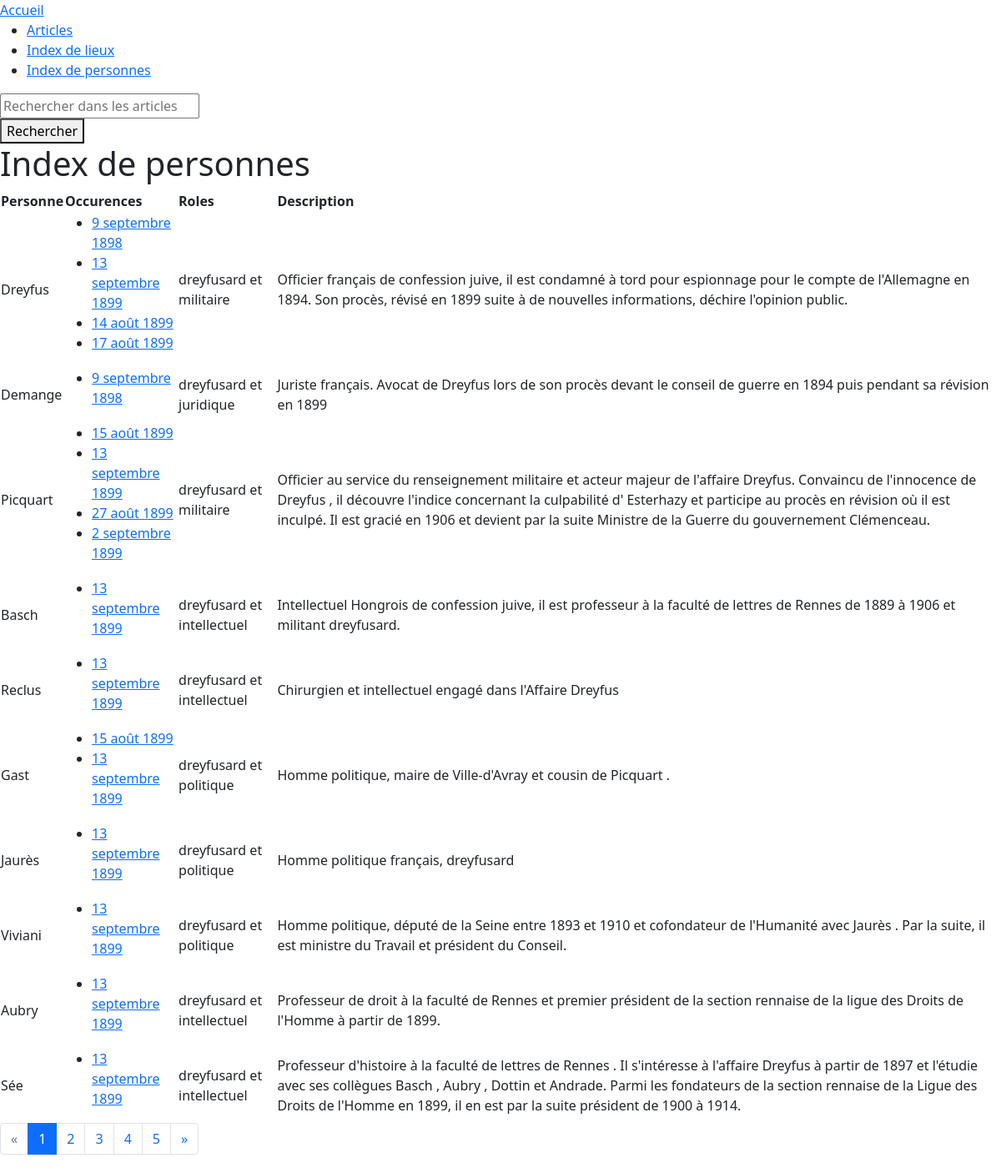
/personnes, run on the app's committed database.
### app/modeles/donnees.py (models this page shows)
class Personne(db.Model):
    __tablename__="personne"
    __table_args__ = {'extend_existing': True}
    personne_id = db.Column(db.Integer, unique=True, nullable=False, primary_key=True, autoincrement=True)
    personne_nom = db.Column(db.String(45), nullable=False)
    personne_prenom = db.Column(db.String(45), nullable=False)
    personne_dreyf = db.Column(db.String(45))
    personne_role = db.Column(db.String(45))
    personne_notes = db.Column(db.Text)

class Article(db.Model):
    __tablename__ = "article"
    __table_args__ = {'extend_existing': True}
    article_id = db.Column(db.Integer, unique=True, nullable=False, primary_key=True, autoincrement=True)
    article_titre = db.Column(db.String(45), nullable=False)
    article_date = db.Column(db.String(45), nullable=False)
    article_numJournal = db.Column(db.Integer, nullable=False)
    article_texte = db.Column(db.Text, nullable=False)
    personnes = db.relationship("Personne", secondary=articleHasPersonne)
    lieux = db.relationship("Lieu", secondary=articleHasLieu)

### app/routes.py (the view)
@app.route("/personnes")
def personnes():
    association_Article_Personne = db.session.query(articleHasPersonne, Article, Personne).join(Article).join(
        Personne).all()
    index_personne_article ={key: [v[2] for v in val] for key, val in
                              groupby(sorted(association_Article_Personne, key=lambda ele: ele[1]),
         key=lambda ele: ele[3])}
    index_personne_article = [{k: v} for (k, v) in index_personne_article.items()]
    page, per_page, offset = get_page_args(page_parameter='page',
                                           per_page_parameter='per_page')
    pagination_index= get_index(index_personne_article, offset=offset, per_page=per_page)
    pagination = Pagination(page=page, per_page=per_page, total=len(index_personne_article))
    return render_template("pages/index_pers.html", list=pagination_index, page=page, per_page=per_page,
                           pagination=pagination)

### app/extraction.py (called while the page is built)
def get_index(index, offset=0, per_page=10):
    return index[offset: offset + per_page]

### app/templates/pages/index_pers.html
{% extends "conteneur.html" %}
{% block corps %}
<div>
   	<div>
		<h1>Index de personnes</h1>
	</div>
	<div>
                <table>
                <thead>
                    <tr>
                        <th>Personne</th>
                        <th>Occurences</th>
                        <th>Roles</th>
						<th>Description</th>
                    </tr>
                </thead>
                    {% for dict in list %}
                        <tbody>
							{% for key, value in dict.items() %}
                            <tr>
                                <td>{{key.personne_nom}}</td>
                                <td><ul>{%for el in value %}<li><a href="{{url_for('note', article_id=el.article_id)}}">{{el.article_date}}</a></li>{% endfor %}</ul></td>
                                <td>{{key.personne_dreyf}} et {{key.personne_role}}</td>
								<td>{{key.personne_notes}}</td>
                            </tr>
							{% endfor %}
                        </tbody>
                    {% endfor %}
                </table>
		{{ pagination.links }}
	</div>
{% endblock %}

### data on the page
Personne: personne_nom "Dreyfus", personne_dreyf "dreyfusard", personne_role "militaire", personne_notes "Officier français de confession juive, il est condamné à tord pour espionnage pour le compte de l'Allemagne en 1894. Son procès, révisé en 1899 suite à de nouvelles informations, déchire l'opinion public."
Article: article_date "9 septembre 1898"
Article: article_date "13 septembre 1899"
Article: article_date "14 août 1899"
Article: article_date "17 août 1899"
Personne: personne_nom "Demange", personne_dreyf "dreyfusard", personne_role "juridique", personne_notes "Juriste français. Avocat de Dreyfus lors de son procès devant le conseil de guerre en 1894 puis pendant sa révision en 1899"
Personne: personne_nom "Picquart", personne_dreyf "dreyfusard", personne_role "militaire", personne_notes "Officier au service du renseignement militaire et acteur majeur de l'affaire Dreyfus. Convaincu de l'innocence de Dreyfus , il découvre l'indice concernant la culpabilité d' Esterhazy et participe au procès en révision où il est inculpé. Il est gracié en 1906 et devient par la suite Ministre de la Guerre du gouvernement Clémenceau."
Article: article_date "15 août 1899"
Article: article_date "27 août 1899"
Article: article_date "2 septembre 1899"
Personne: personne_nom "Basch", personne_dreyf "dreyfusard", personne_role "intellectuel", personne_notes "Intellectuel Hongrois de confession juive, il est professeur à la faculté de lettres de Rennes de 1889 à 1906 et militant dreyfusard."
Personne: personne_nom "Reclus", personne_dreyf "dreyfusard", personne_role "intellectuel", personne_notes "Chirurgien et intellectuel engagé dans l'Affaire Dreyfus"
Personne: personne_nom "Gast", personne_dreyf "dreyfusard", personne_role "politique", personne_notes "Homme politique, maire de Ville-d'Avray et cousin de Picquart ."
Personne: personne_nom "Jaurès", personne_dreyf "dreyfusard", personne_role "politique", personne_notes "Homme politique français, dreyfusard"
Personne: personne_nom "Viviani", personne_dreyf "dreyfusard", personne_role "politique", personne_notes "Homme politique, député de la Seine entre 1893 et 1910 et cofondateur de l'Humanité avec Jaurès . Par la suite, il est ministre du Travail et président du Conseil."
Personne: personne_nom "Aubry", personne_dreyf "dreyfusard", personne_role "intellectuel", personne_notes "Professeur de droit à la faculté de Rennes et premier président de la section rennaise de la ligue des Droits de l'Homme à partir de 1899."
Personne: personne_nom "Sée", personne_dreyf "dreyfusard", personne_role "intellectuel", personne_notes "Professeur d'histoire à la faculté de lettres de Rennes . Il s'intéresse à l'affaire Dreyfus à partir de 1897 et l'étudie avec ses collègues Basch , Aubry , Dottin et Andrade. Parmi les fondateurs de la section rennaise de la Ligue des Droits de l'Homme en 1899, il en est par la suite président de 1900 à 1914."

### other printed values
{{ pagination.links }} "« 1 2 3 4 5 »"
